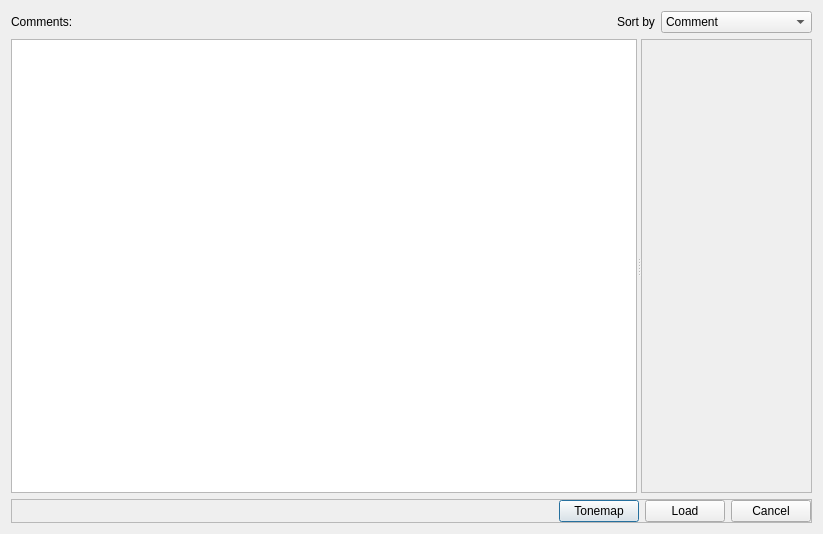
<?xml version="1.0" encoding="UTF-8"?>
<ui version="4.0">
 <class>TonemappingSettings</class>
 <widget class="QDialog" name="TonemappingSettings">
  <property name="geometry">
   <rect>
    <x>0</x>
    <y>0</y>
    <width>823</width>
    <height>534</height>
   </rect>
  </property>
  <property name="windowTitle">
   <string>Load Custom Settings</string>
  </property>
  <layout class="QGridLayout" name="gridLayout_5">
   <item row="1" column="0" colspan="5">
    <widget class="QSplitter" name="splitter">
     <property name="orientation">
      <enum>Qt::Horizontal</enum>
     </property>
     <property name="childrenCollapsible">
      <bool>false</bool>
     </property>
     <widget class="QWidget" name="gridLayoutWidget">
      <layout class="QGridLayout" name="gridLayout_3">
       <item row="0" column="0">
        <widget class="QListWidget" name="listWidget">
         <property name="sizePolicy">
          <sizepolicy hsizetype="MinimumExpanding" vsizetype="Expanding">
           <horstretch>0</horstretch>
           <verstretch>0</verstretch>
          </sizepolicy>
         </property>
         <property name="minimumSize">
          <size>
           <width>50</width>
           <height>0</height>
          </size>
         </property>
        </widget>
       </item>
      </layout>
     </widget>
     <widget class="QWidget" name="layoutWidget">
      <layout class="QGridLayout" name="gridLayout_4">
       <item row="0" column="0" colspan="2">
        <widget class="QScrollArea" name="scrollArea">
         <property name="sizePolicy">
          <sizepolicy hsizetype="Expanding" vsizetype="Expanding">
           <horstretch>4</horstretch>
           <verstretch>0</verstretch>
          </sizepolicy>
         </property>
         <property name="widgetResizable">
          <bool>true</bool>
         </property>
         <widget class="QWidget" name="scrollAreaWidgetContents">
          <property name="geometry">
           <rect>
            <x>0</x>
            <y>0</y>
            <width>367</width>
            <height>453</height>
           </rect>
          </property>
         </widget>
        </widget>
       </item>
      </layout>
     </widget>
    </widget>
   </item>
   <item row="0" column="2">
    <widget class="QLabel" name="label">
     <property name="text">
      <string>Sort by</string>
     </property>
    </widget>
   </item>
   <item row="0" column="0">
    <widget class="QLabel" name="label_2">
     <property name="text">
      <string>Comments:</string>
     </property>
    </widget>
   </item>
   <item row="0" column="1">
    <spacer name="horizontalSpacer_2">
     <property name="orientation">
      <enum>Qt::Horizontal</enum>
     </property>
     <property name="sizeHint" stdset="0">
      <size>
       <width>40</width>
       <height>20</height>
      </size>
     </property>
    </spacer>
   </item>
   <item row="0" column="3" colspan="2">
    <widget class="QComboBox" name="comboBox">
     <property name="sizePolicy">
      <sizepolicy hsizetype="Expanding" vsizetype="Fixed">
       <horstretch>0</horstretch>
       <verstretch>0</verstretch>
      </sizepolicy>
     </property>
     <item>
      <property name="text">
       <string>Comment</string>
      </property>
     </item>
     <item>
      <property name="text">
       <string>Operator</string>
      </property>
     </item>
     <item>
      <property name="text">
       <string>Most Useful Operators</string>
      </property>
     </item>
    </widget>
   </item>
   <item row="4" column="0" colspan="5">
    <widget class="QFrame" name="frame_3">
     <property name="sizePolicy">
      <sizepolicy hsizetype="Preferred" vsizetype="Fixed">
       <horstretch>0</horstretch>
       <verstretch>0</verstretch>
      </sizepolicy>
     </property>
     <property name="frameShape">
      <enum>QFrame::StyledPanel</enum>
     </property>
     <property name="frameShadow">
      <enum>QFrame::Raised</enum>
     </property>
     <layout class="QGridLayout" name="gridLayout_2">
      <property name="margin">
       <number>0</number>
      </property>
      <item row="0" column="0">
       <layout class="QHBoxLayout" name="horizontalLayout_2">
        <item>
         <spacer name="horizontalSpacer">
          <property name="orientation">
           <enum>Qt::Horizontal</enum>
          </property>
          <property name="sizeHint" stdset="0">
           <size>
            <width>40</width>
            <height>20</height>
           </size>
          </property>
         </spacer>
        </item>
        <item>
         <widget class="QPushButton" name="btnTonemap">
          <property name="text">
           <string>Tonemap</string>
          </property>
         </widget>
        </item>
        <item>
         <widget class="QPushButton" name="applyButton">
          <property name="text">
           <string>Load</string>
          </property>
         </widget>
        </item>
        <item>
         <widget class="QPushButton" name="cancelButton">
          <property name="text">
           <string>Cancel</string>
          </property>
         </widget>
        </item>
       </layout>
      </item>
     </layout>
    </widget>
   </item>
  </layout>
 </widget>
 <resources/>
 <connections>
  <connection>
   <sender>cancelButton</sender>
   <signal>clicked()</signal>
   <receiver>TonemappingSettings</receiver>
   <slot>reject()</slot>
   <hints>
    <hint type="sourcelabel">
     <x>664</x>
     <y>454</y>
    </hint>
    <hint type="destinationlabel">
     <x>385</x>
     <y>-10</y>
    </hint>
   </hints>
  </connection>
  <connection>
   <sender>applyButton</sender>
   <signal>clicked()</signal>
   <receiver>TonemappingSettings</receiver>
   <slot>accept()</slot>
   <hints>
    <hint type="sourcelabel">
     <x>606</x>
     <y>455</y>
    </hint>
    <hint type="destinationlabel">
     <x>416</x>
     <y>-4</y>
    </hint>
   </hints>
  </connection>
 </connections>
</ui>
